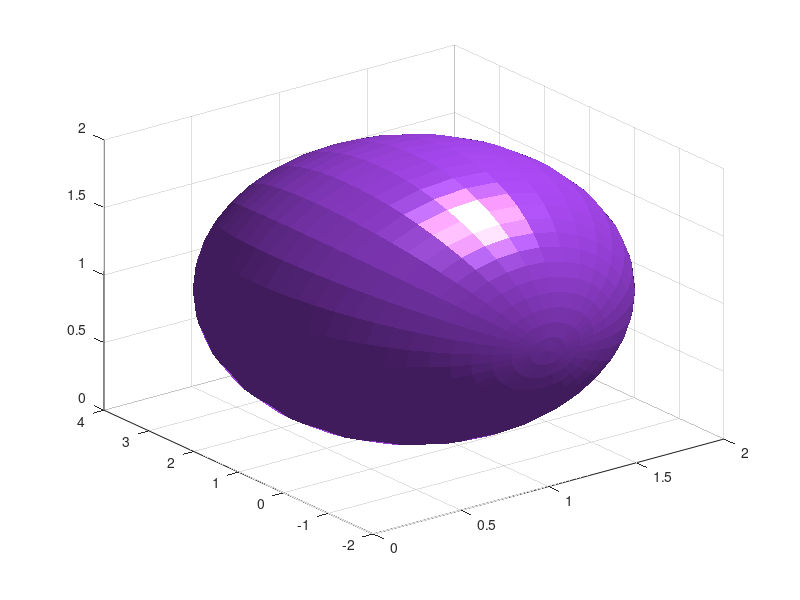

Source code (MATLAB): (Note: this script raises an error after producing the figure.)
%% Diffusion ellipsoids (tensor imaging)
% The basic ideas of diffusion tensor imaging are connected to the visualization 
% of ellipses.  We calculate and plot some key images for the diffusion imaging 
% models.  The goal is to give you some intuitions.
% 
% 
% 
% The tensor equation for the apparent diffusion coefficient.
% 
% $$\textrm{ADC}=b^{\prime } \textrm{Qb}$$
% 
% A representation of the vectors that create the ellipsoidal representation 
% of Q
% 
% $$1=u^{\prime } \textrm{Qu}$$
% 
% 
% 
% 
%% Set up the eigenvalues
% The three axes of an ellipse can each have their own length.  We set up an 
% ellipse with two axes of length 1 and one axis of length 3. 

center = [1,1,1];
ev = [1 1 3];
nFaces = 32;

% Render an ellipsoid with specified eigenvalues
[px, py, pz] = ellipsoid(center(1),center(2),center(3),ev(1),ev(2),ev(3),nFaces);

% The ellipsoid points are px,py,pz.  Don't ask me why the order is
% changed to x,z,y.
surf(px,pz,py,'EdgeAlpha',0.2,'EdgeColor',[1 1 1],'FaceColor',[0.7 0.3 1]);

% Light the surface and show it
camlight; lighting phong; material shiny; 
set(gca, 'Projection', 'perspective');
axis equal vis3d off; 
view(-20,60);
set(gcf,'Position',[400 30 600 600]);
% whitebg(gcf,'white')
%% Add an axis

axLen = ev.*2+.2; hold on; 
line([0;axLen(1)],[0;0],[0;0],'Color','r','LineWidth',2); 
line([0;0],[0;axLen(2)],[0;0],'Color','g','LineWidth',2); 
line([0;0],[0;0],[0;axLen(3)],'Color','b','LineWidth',2); 
hold off;
%% Save it as a png file in the current directory

mrUtilPrintFigure('ellipsoid.png',gcf,0);
disp('Saved as ellipsoid.png in current dir');
%% Build a diffusion tensor from a simple 6-direction encoding scheme.
% By using 6 directions, we guarantee that the tensor will perfectly fit the 
% data. (But the code below will work for any number of directions.)

bvecs = [1,1,0; 1,0,1; 0,1,1; -1,1,0; -1,0,1; 0,-1,1];

% Make sure bvecs are unit vectors
bvecs = bvecs./repmat(sqrt(sum(bvecs.^2,2)),1,3);
adc = [1 2 3 1 2 1];

% Solve for the diffusion tensor D:
m = [bvecs(:,1).^2 bvecs(:,2).^2 bvecs(:,3).^2 2*bvecs(:,1).*bvecs(:,2) 2*bvecs(:,1).*bvecs(:,3) 2*bvecs(:,2).*bvecs(:,3)];
coef = pinv(m)*adc';
D = [coef(1) coef(4) coef(5); coef(4) coef(2) coef(6); coef(5) coef(6) coef(3)]; 

% Confirm that D can accurately predict the ADC data
pAdc = zeros(1,length(adc));
for ii=1:length(adc)
  pAdc(ii) = bvecs(ii,:)*D*bvecs(ii,:)';
end
fprintf('max diff between ADC and predicetd ADC: %g\n',max(abs(pAdc-adc)));
%% Compute the surfaces

[x,y,z] = sphere(32);
sz = size(x);
u = [x(:), y(:), z(:)];

[vec,val] = eig(D);

dirADC = diag(adc)*bvecs;
%% 
% The probability that a spin at the origin will move to position v at time 
% t given diffusion tensor D is:
% 
% p_x = 1./sqrt(det(D)*(4*pi*t).^3) * exp(-(v*D-1*v')./(4*t));
% 
% Using the diffusion tensor to transform the unit sphere coords produces an 
% ellipsoid, even if there are non-zero off-diagonals in D.

clear e
e{1} = u*D;

% We use D to predict ADC values for each direction.
% 
% Scaling the unit sphere points by the predicted ADC produces a
% peanut. This is the proper way to predicted ADC profile. This is clear
% when we render the surface along with the original ADC values.
sphAdc = zeros(1,size(u,1));
for ii=1:size(u,1)
    sphAdc(ii) = u(ii,:)*D*u(ii,:)';
end
% scale the unit vectors by the predicted ADC for each vector
e{2} = diag(sphAdc)*u;

%% 
% Using the eigenvalue decomposition also produces an ellipsoid. This ellipsoid 
% DOES NOT represent the predicted ADC profile. Rather, it represents the RMS 
% diffusion distance of spins that began at the center of the voxel. Note that 
% this surface will accurately predict the ADC values that happen to fall exactly 
% on one of the three axes of the ellipsoid. (They'd better, since the eigenvalues 
% are taken as the ADC's along the three axes of the ellipsoid.) This surface 
% does not, however, predict the ADC profile.

e{3} = u*sqrt(2*val)*vec';
%% Render the surfaces

figure;
titles = {'u*D','Predicted ADC','Eigen'};
cmap = [autumn(255); [.25 .25 .25]];
for ii=1:length(e)
    subplot(1,length(e),ii);
    x = reshape(e{ii}(:,1),sz); y = reshape(e{ii}(:,2),sz); z = reshape(e{ii}(:,3),sz);
    surf(x,y,z,'EdgeAlpha',0.1);
    hold on;
    for jj=1:length(adc)
        [px py pz] = ellipsoid(dirADC(jj,1),dirADC(jj,2),dirADC(jj,3),.1,.1,.1,8);
        surf(px,py,pz,repmat(256,size(pz)),'EdgeAlpha',0);
    end
    hold off;
    axis equal vis3d; colormap(cmap); alpha 0.5;
    title(titles{ii});
    xlabel('x');ylabel('y');zlabel('z');
end
%% Drawing the ellipsoid that correspond with the ADC measurements (Tony)

[xmesh, ymesh, zmesh] = meshgrid(-3:0.1:3,-3:0.1:3,-3:0.1:3);

% Make the ellipsoid mesh
vmesh = coef(1)*xmesh.^2 + coef(2)*ymesh.^2 + ...
    coef(3)*zmesh.^2 + coef(4)*2*xmesh.*ymesh + coef(5)*2*xmesh.*zmesh + coef(6)*2*ymesh.*zmesh;

figure; 
p = patch(isosurface(xmesh,ymesh,zmesh,vmesh,1));
isonormals(xmesh,ymesh,zmesh,vmesh,p)
set(p,'FaceColor','red','EdgeColor','none','EdgeAlpha',0.1);%
daspect([1 1 1])
hold on;
%% Draw the ellipsoid that corresponds with the covariance matrix of the
% gaussian pdf on the water molecule movement

[U S V] = svd(D);
Dinv = U*diag(1./diag(2*S))*V';
coef_inv = [Dinv(1,1) Dinv(2,2) Dinv(3,3) Dinv(1,2) Dinv(1,3) Dinv(2,3)];
vmesh = coef_inv(1)*xmesh.^2 + coef_inv(2)*ymesh.^2 + coef_inv(3)*zmesh.^2 + coef_inv(4)*2*xmesh.*ymesh + coef_inv(5)*2*xmesh.*zmesh + coef_inv(6)*2*ymesh.*zmesh;
p = patch(isosurface(xmesh,ymesh,zmesh,vmesh,1));
isonormals(xmesh,ymesh,zmesh,vmesh,p)
set(p,'FaceColor','blue','EdgeColor','none','EdgeAlpha',0.1);%
daspect([1 1 1])
%% Putting the ADC measurement points onto the ellipsoid

dirADC = diag(1./sqrt(adc))*bvecs;
for jj=1:length(adc)
    [px, py, pz] = ellipsoid(dirADC(jj,1),dirADC(jj,2),dirADC(jj,3),.1,.1,.1,8);
    surf(px,py,pz,repmat(256,size(pz)),'EdgeAlpha',0);
end

hold off;
view(3);
camlight 
lighting gouraud
axis equal vis3d; colormap(cmap); alpha 0.5;
xlabel('x');ylabel('y');zlabel('z');
%% Set up multiple contributors

% Illustrative
[x,y,z] = sphere(16);
grad_dirs = [x(:),y(:),z(:)];
x(1) = 0.3;
x(2) = .3*10^9;

% Make two different orientations
fibredir = [1,1,0]';
fibredir = fibredir/norm(fibredir);
ev1 = [1 .3 .3];
[u s v] = svd(fibredir);
Q1 = u*diag((1./ev1).^2)*u';

% Make two different orientations
fibredir = [0,1,1]';
fibredir = fibredir/norm(fibredir);
[u s v] = svd(fibredir);
Q2 = u*diag((1./ev1).^2)*u';
%% Plot the ADC values for Q1

% Given a tensor, Q1, we calculate the ADC in a particular direction this
% way:
s = grad_dirs*Q1*grad_dirs';
s = diag(s);

% To show the size of the ADC in the gradient direction, we plot the size
grad_dirs_s = zeros(size(grad_dirs));
for ii=1:size(grad_dirs,1)
    grad_dirs_s(ii,:) = grad_dirs(ii,:)*s(ii);
end
grad_dirs_s2 = [grad_dirs_s; -grad_dirs_s];

figure; 
plot3(grad_dirs_s2(:,1),grad_dirs_s2(:,2),grad_dirs_s2(:,3),'o')
axis equal

patch(grad_dirs_s2(:,1),grad_dirs_s2(:,2),grad_dirs_s2(:,3))
%% We plot the values on representing the diffusion distance this way

% These are the 3D points that solve 1 = grad_dirs' * Q1 * grad_dirs
[xmesh, ymesh, zmesh] = meshgrid(-3:0.1:3,-3:0.1:3,-3:0.1:3);
% D = [coef(1) coef(4) coef(5); coef(4) coef(2) coef(6); coef(5) coef(6) coef(3)]; 
coef1 = [Q1(1,1) Q1(2,2) Q1(3,3) Q1(1,2) Q1(1,3) Q1(2,3)];
vmesh1 = coef1(1)*xmesh.^2 + coef1(2)*ymesh.^2 + ...
    coef1(3)*zmesh.^2 + coef1(4)*2*xmesh.*ymesh + coef1(5)*2*xmesh.*zmesh + coef1(6)*2*ymesh.*zmesh;

coef2 = [Q2(1,1) Q2(2,2) Q2(3,3) Q2(1,2) Q2(1,3) Q2(2,3)];
vmesh2 = coef2(1)*xmesh.^2 + coef2(2)*ymesh.^2 + ...
    coef2(3)*zmesh.^2 + coef2(4)*2*xmesh.*ymesh + coef2(5)*2*xmesh.*zmesh + coef2(6)*2*ymesh.*zmesh;


figure; 
p = patch(isosurface(xmesh,ymesh,zmesh,vmesh1,1));
isonormals(xmesh,ymesh,zmesh,vmesh1,p)
% daspect([1 1 1])
colormap(jet);
%set(p,'FaceColor',[0 .3 .6],'EdgeAlpha',0.2,'EdgeColor',[0 0 0]);
set(p,'FaceColor','b','EdgeAlpha',0.2,'EdgeColor',[0 0 0]);
daspect([1 1 1])

camlight; 
lighting phong; 
material shiny; 

set(gca, 'Projection', 'perspective');
axis off
whitebg(gcf,'white')

p = patch(isosurface(xmesh,ymesh,zmesh,vmesh2,1));
isonormals(xmesh,ymesh,zmesh,vmesh2,p)
daspect([1 1 1])
set(p,'FaceColor','g','EdgeAlpha',0.2,'EdgeColor',[0 0 0]);
alpha 0.5
axis off
grid on
%%
view(3);
camlight 
lighting gouraud
axis equal vis3d; 
colormap(cmap); 
alpha 0.5;
xlabel('x');ylabel('y');zlabel('z');

camlight; 
lighting gouraud; material shiny; 
set(gca, 'Projection', 'perspective');
axis equal vis3d on; colormap(copper);
% whitebg(gcf,'white')
grid on

% dirADC = diag(1./sqrt(adc))*bvecs;
% for jj=1:length(adc)
%     [px py pz] = ellipsoid(dirADC(jj,1),dirADC(jj,2),dirADC(jj,3),.1,.1,.1,8);
%     surf(px,py,pz,repmat(256,size(pz)),'EdgeAlpha',0);
% end

f=x(1);
dPar=x(2);
dPerp=dPar*(1-f);

% Radial wavenumbers
% GAMMA = 2.675987E8;
% modQ = GAMMA*smalldel.*G;
% modQ_Sq = modQ.^2;

modQ_Sq = 1;

% Synthesize measurements from model
%l_q=length(grad_dirs);
cosTheta = grad_dirs*fibredir(:);
cosThetaSq = cosTheta.^2;
% difftime = (delta-smalldel/3);
difftime = 1;
E = exp(-difftime.*modQ_Sq.*((dPar - dPerp)*cosThetaSq + dPerp));

% Ligt it and show it
camlight; 
lighting phong; material shiny; 
set(gca, 'Projection', 'perspective');
axis equal vis3d off; colormap(copper);
view(-20,60);
set(gcf,'Position',[400 30 600 600]);
whitebg(gcf,'white');
